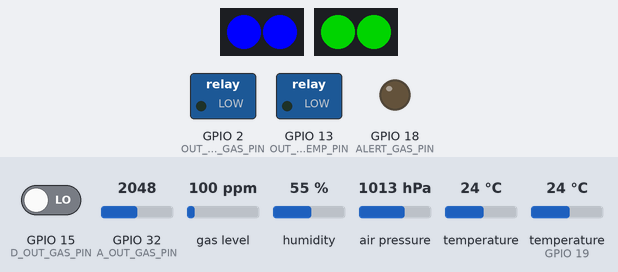
Bench run of a sketch on a simulated ESP32. On the bench: 2 × 2 RGB LEDs in strip order, left to right, switched loads named in the sketch (green lamp = pin HIGH), output pins drawn as LEDs (lit = HIGH). Inputs (shaded band) come from the test bench; at power-on: temperature 24 °C, GPIO 32 (A_OUT_GAS_PIN) = 2048, GPIO 15 (D_OUT_GAS_PIN) LOW, gas level 100 ppm, humidity 55 %, air pressure 1013 hPa, temperature (sensor on GPIO 19) 24 °C. Dim RGB values are drawn brighter than linear; WiFi joins after 1.5 s; servers stay silent unless stated; no MQTT or app messages arrive unless stated; what the sketch prints to the serial monitor is not drawn.

Above: at 3.1 s.
3.2 s: temperature (sensor 0) set to 34.6 °C
At 5.8 s:
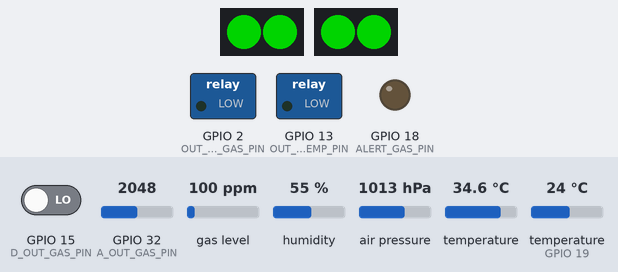
7.1 s: temperature (sensor 0) set to 35.5 °C
At 8.8 s:
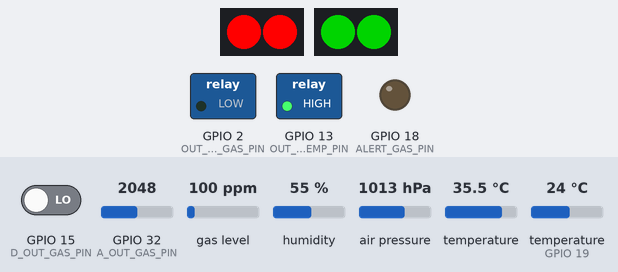
11.0 s: GPIO 32 (A_OUT_GAS_PIN) set to 2288
14.9 s: GPIO 32 (A_OUT_GAS_PIN) set to 2391
At 18.1 s:
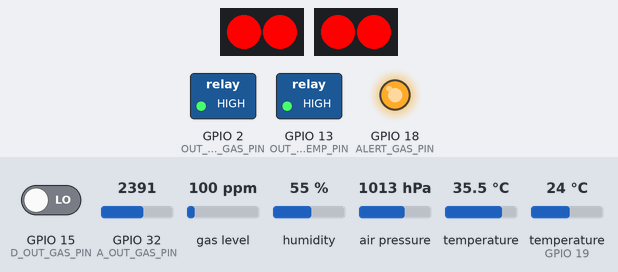
18.8 s: temperature (sensor 0) set to 12 °C
At 21.2 s:
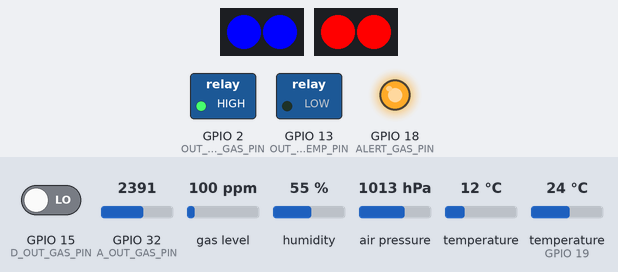
22.7 s: temperature (sensor 0) set to 28 °C
At 24.3 s:
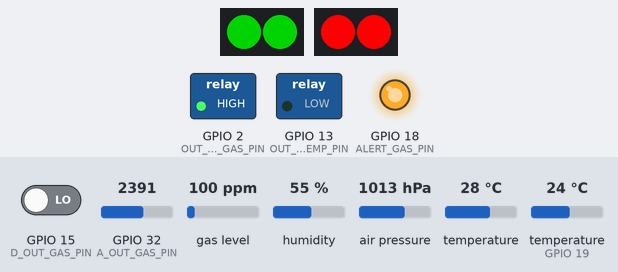
Timing chart, 0 to 25.8 s (numbered marks = the images above; inputs shaded):
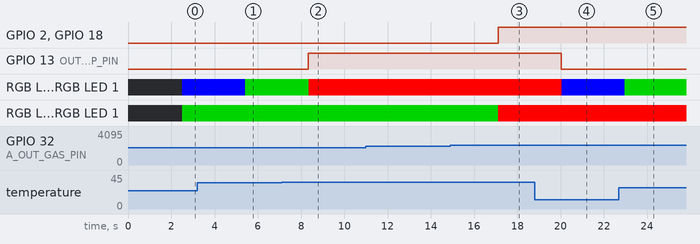

The sketch:

ProyectoDycdeArduino.ino
```cpp
#include <WiFi.h>
#include <PubSubClient.h>
#include <OneWire.h>
#include <DallasTemperature.h>
#include <Wire.h>
#include <Adafruit_Sensor.h>
#include <Adafruit_BME680.h>
#include <FastLED.h>

// WiFi
const char* ssid = "CLARO1_85B690";
const char* password = "840A7YTSBY";

// MQTT
const char* mqtt_server = "galiot.galileo.edu";
const char* passwd = "MONair2023";
const char* user = "monair";
WiFiClient espClient;
PubSubClient client(espClient);

// Pines sensores
#define TEMP_OUT_PIN     19   // DS18B20
#define A_OUT_GAS_PIN    32   // MQ-2 analógica (ADC1)
#define D_OUT_GAS_PIN    15   // MQ-2 digital (LM393)
#define BME_SDA          21
#define BME_SCL          22

// Pines de salida
#define OUT_RELE_GAS_PIN   2
#define OUT_RELETEMP_PIN  13
#define ALERT_GAS_PIN     18

// LED Neopixels con FastLED
#define LEDS_TEMP_PIN     12
#define LEDS_GAS_PIN      4
#define NUMPIXELS         2
CRGB ledsTemp[NUMPIXELS];
CRGB ledsGas[NUMPIXELS];

// Umbrales
const float TEMP_BME_HIGH = 35.0;
const float TEMP_BME_LOW  = 25.0;
const float UMBRAL_VOLT_GAS = 1.9; // Umbral de peligro (V)

// Sensores
OneWire oneWire(TEMP_OUT_PIN);
DallasTemperature ds18b20(&oneWire);
Adafruit_BME680 bme;
float tempDS18B20 = 0.0;
float tempBME = 0.0, humBME = 0.0, presBME = 0.0, altBME = 0.0;
bool bmeOk = false;

// MQ-2
int gasAnalogValue = 0;
float voltajeGas = 0.0;
float ppmAlcohol = 0.0;
float porcentajeAlcohol = 0.0;
int lastGasDigitalState = LOW;

void setupWiFi() {
  delay(10);
  Serial.println("Conectando a WiFi...");
  WiFi.begin(ssid, password);
  while (WiFi.status() != WL_CONNECTED) {
    delay(500);
    Serial.print(".");
  }
  Serial.println("\nWiFi conectado");
  Serial.print("IP del ESP32: ");
  Serial.println(WiFi.localIP());
}

void reconnectMQTT() {
  while (!client.connected()) {
    Serial.print("Conectando a MQTT...");
    if (client.connect("ESP32Leo", user, passwd)) {
      Serial.println("Conectado a MQTT");
    } else {
      Serial.print(" fallo, rc=");
      Serial.print(client.state());
      Serial.println(" Intentando de nuevo en 1s");
      delay(1000);
    }
  }
}

void setupOutputs() {
  pinMode(OUT_RELE_GAS_PIN, OUTPUT);
  pinMode(OUT_RELETEMP_PIN, OUTPUT);
  pinMode(ALERT_GAS_PIN, OUTPUT);
  pinMode(A_OUT_GAS_PIN, INPUT);
  pinMode(D_OUT_GAS_PIN, INPUT);
}

void setupDS18B20() {
  ds18b20.begin();
}

bool setupBME680() {
  Wire.begin(BME_SDA, BME_SCL);
  if (!bme.begin(0x76, &Wire)) {
    Serial.println("No se encontró el BME680 :(");
    return false;
  }
  bme.setTemperatureOversampling(BME680_OS_8X);
  bme.setHumidityOversampling(BME680_OS_2X);
  bme.setPressureOversampling(BME680_OS_4X);
  bme.setIIRFilterSize(BME680_FILTER_SIZE_3);
  return true;
}

bool readBME680() {
  if (!bme.performReading()) return false;
  tempBME = bme.temperature;
  humBME = bme.humidity;
  presBME = bme.pressure / 100.0;
  altBME = 44330.0 * (1.0 - pow(presBME / 1013.25, 1.0 / 5.255));
  return true;
}

void readDS18B20() {
  ds18b20.requestTemperatures();
  tempDS18B20 = ds18b20.getTempCByIndex(0);
}

void readGasMQ2() {
  gasAnalogValue = analogRead(A_OUT_GAS_PIN);
  voltajeGas = gasAnalogValue * 3.3 / 4095.0;

  if (voltajeGas > 0.15) { // mínimo detectable para el sensor
    ppmAlcohol = (voltajeGas - 0.15) / (3.3 - 0.15) * 10000.0;
    ppmAlcohol = constrain(ppmAlcohol, 0.0, 10000.0);
  } else {
    ppmAlcohol = 0.0;
  }

  porcentajeAlcohol = (voltajeGas / 3.3) * 100.0;
  porcentajeAlcohol = constrain(porcentajeAlcohol, 0.0, 100.0);
}

void setupLEDs() {
  FastLED.addLeds<NEOPIXEL, LEDS_TEMP_PIN>(ledsTemp, NUMPIXELS);
  FastLED.addLeds<NEOPIXEL, LEDS_GAS_PIN>(ledsGas, NUMPIXELS);
  FastLED.clear();
  FastLED.show();
}

void setStripColor(CRGB* leds, CRGB color) {
  for (int i = 0; i < NUMPIXELS; i++) {
    leds[i] = color;
  }
  FastLED.show();
}

void controlOutputs() {
  if (voltajeGas > UMBRAL_VOLT_GAS) {
    digitalWrite(OUT_RELE_GAS_PIN, HIGH);
    digitalWrite(ALERT_GAS_PIN, HIGH);
    setStripColor(ledsGas, CRGB::Red);
  } else {
    digitalWrite(OUT_RELE_GAS_PIN, LOW);
    digitalWrite(ALERT_GAS_PIN, LOW);
    setStripColor(ledsGas, CRGB::Green);
  }

  if (bmeOk) {
    if (tempBME >= TEMP_BME_HIGH) {
      digitalWrite(OUT_RELETEMP_PIN, HIGH);
      setStripColor(ledsTemp, CRGB::Red);
    } else if (tempBME <= TEMP_BME_LOW) {
      digitalWrite(OUT_RELETEMP_PIN, LOW);
      setStripColor(ledsTemp, CRGB::Blue);
    } else {
      digitalWrite(OUT_RELETEMP_PIN, LOW);
      setStripColor(ledsTemp, CRGB::Green);
    }
  }
}

void publishGasDigitalState(int state) {
  const char* msg = (state == HIGH)
                    ? "Gas a nivel normal"
                    : "Se detectó gas de concentración peligrosa";
  client.publish("sensor/gas_alert", msg);
}

void publishMQTT() {
  char buffer[50];

  // Solo ppm y porcentaje de gas (sin raw ni voltaje)
  snprintf(buffer, sizeof(buffer), "%.1f", ppmAlcohol);
  client.publish("sensor/gas_ppm", buffer);

  snprintf(buffer, sizeof(buffer), "%.2f", porcentajeAlcohol);
  client.publish("sensor/gas_percentage", buffer);

  snprintf(buffer, sizeof(buffer), "%.2f", tempDS18B20);
  client.publish("sensor/temp_out", buffer);

  if (bmeOk) {
    snprintf(buffer, sizeof(buffer), "%.2f", tempBME);
    client.publish("sensor/bme680/temperature", buffer);

    snprintf(buffer, sizeof(buffer), "%.2f", humBME);
    client.publish("sensor/bme680/humidity", buffer);

    snprintf(buffer, sizeof(buffer), "%.2f", presBME);
    client.publish("sensor/bme680/pressure", buffer);

    snprintf(buffer, sizeof(buffer), "%.2f", altBME);
    client.publish("sensor/bme680/altitude", buffer);
  }
}

void setup() {
  Serial.begin(115200);
  setupWiFi();
  client.setServer(mqtt_server, 1883);
  setupOutputs();
  setupDS18B20();
  setupLEDs();

  bmeOk = setupBME680();
  if (!bmeOk) {
    Serial.println("Error al iniciar BME680");
  }
}

void loop() {
  if (!client.connected()) {
    reconnectMQTT();
  }
  client.loop();

  readDS18B20();
  if (bmeOk) readBME680();
  readGasMQ2();
  controlOutputs();

  int currentGasState = digitalRead(D_OUT_GAS_PIN);
  if (currentGasState != lastGasDigitalState) {
    publishGasDigitalState(currentGasState);
    lastGasDigitalState = currentGasState;
  }

  publishMQTT();

  delay(2000);  // Cada 2 segundos
}
```

Measured:
- the behaviour switches between 34.9 and 35 °C on temperature (sensor 0) (found by bisection; images 1 and 2)
- the behaviour switches between 2357 and 2358 on GPIO 32 (A_OUT_GAS_PIN) (found by bisection; images 2 and 3)
- after the input at 3.2 s, RGB LED 0, RGB LED 1: RGB(0, 0, 255) → RGB(0, 128, 0) after 2.2 s
- after the input at 7.1 s, GPIO 13 (OUT_RELETEMP_PIN): LOW → HIGH after 1.2 s; RGB LED 0, RGB LED 1: RGB(0, 128, 0) → RGB(255, 0, 0) after 1.3 s
- after the input at 11.0 s, every drawn part: stays the same
- after the input at 14.9 s, GPIO 2 (OUT_RELE_GAS_PIN), GPIO 18 (ALERT_GAS_PIN): LOW → HIGH after 2.2 s; RGB LED 0, RGB LED 1: RGB(0, 128, 0) → RGB(255, 0, 0) after 2.2 s
- after the input at 18.8 s, GPIO 13 (OUT_RELETEMP_PIN): HIGH → LOW after 1.2 s; RGB LED 0, RGB LED 1: RGB(255, 0, 0) → RGB(0, 0, 255) after 1.2 s
- after the input at 22.7 s, RGB LED 0, RGB LED 1: RGB(0, 0, 255) → RGB(0, 128, 0) after 0.27 s
